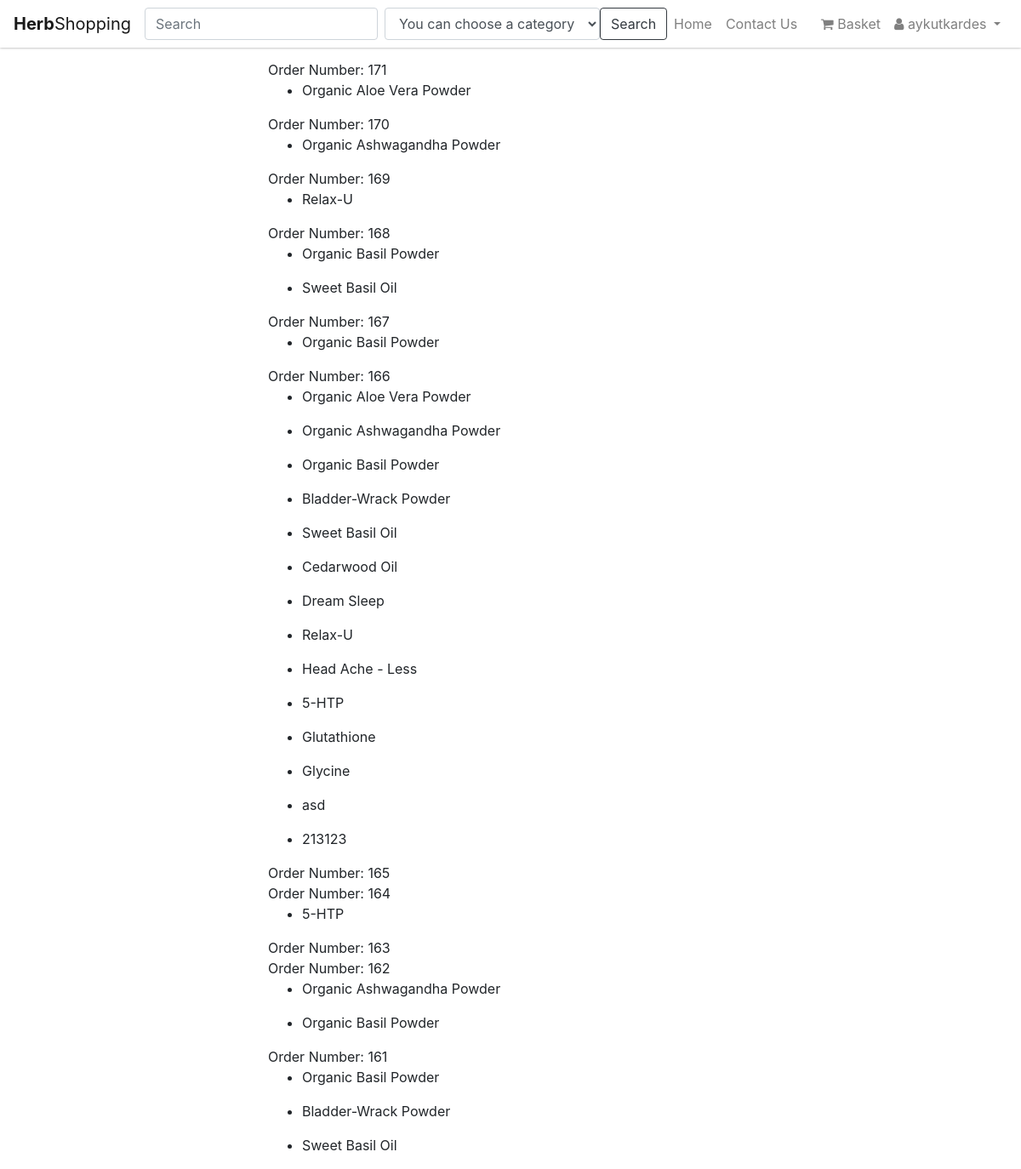
Screenshot of /my_orders/ (signed in) with the database file from the repository.
### apps/profiles/models.py (models this page shows, shortened)
class User(AbstractUser):
    user_type           = models.CharField(max_length=2, choices=USER_TYPE_CHOICES, default=CUSTOMER)
    adress              = models.CharField(max_length=220, null=True, blank=True)
    postcode            = models.PositiveSmallIntegerField(null=True, blank=True)
    country             = CountryField()

### apps/shop/models.py (models this page shows, shortened)
class Order(models.Model):
    owner           = models.ForeignKey(settings.AUTH_USER_MODEL, on_delete=models.CASCADE)
    shop_cart       = models.ForeignKey(ShoppingCart)
    order_items     = models.ManyToManyField(Item, blank=True, related_name='order_items')
    class Meta:
        ordering = ['-pk']

class Item(models.Model):
    owner           = models.ForeignKey(Distributor, on_delete=models.CASCADE)
    name            = models.CharField(max_length=200)
    slug            = models.SlugField(unique=True, blank=True)
    description     = models.TextField(default='')
    price           = models.IntegerField(default=0)
    sold            = models.IntegerField(default=0)
    weight          = models.IntegerField(default=0)
    stock           = models.IntegerField(default=0)
    is_approvaled   = models.BooleanField(default=False)
    is_updated      = models.BooleanField(default=False)
    is_deleted      = models.BooleanField(default=False)
    timestamp       = models.DateTimeField(auto_now_add=True)
    updated_date    = models.DateTimeField(auto_now=True)
    category        = models.ForeignKey(Category)
    related_product = models.ForeignKey('Item', null=True, blank=True)
    image           = models.ImageField(upload_to=item_upload_location, width_field='width_field', height_field='height_field')
    width_field     = models.IntegerField(default=0)
    height_field    = models.IntegerField(default=0)

### apps/shop/views.py (the view)
# urls.py: url(r'^my_orders/$', MyOrdersListView.as_view(), name='my_orders'),
class MyOrdersListView(LoginRequiredMixin, ListView):
    template_name = 'shop/my_orders.html'
    context_object_name = 'orders'
    def get_queryset(self):
        queryset = Order.objects.filter(owner=self.request.user)
        return queryset

### apps/shop/templates/shop/my_orders.html (shortened to what this page needs)
{% extends "base.html" %}
{% block content %}
  <div class="col-6 mx-auto">
    {% for order in orders %}
      Order Number: {{order.id}}<br>
      {% for item in order.order_items.all %}
      <ul>
        <li>{{item.name}}</li>
      </ul>
      {% endfor %}
    {% endfor %}
  </div>
{% endblock content %}

### apps/templates/include/nav.html (shortened to what this page needs)
{% load static %}
<nav class="navbar fixed-top navbar-expand-md navbar-light bg-light">
  <a class="navbar-brand" href="{% url 'shop:home' %}"><b>Herb</b>Shopping</a>
  <div class="collapse navbar-collapse" id="navbarSupportedContent">
    <form method="get" action="{% url 'shop:search' %}" class="form-inline">
      <input class="form-control mr-sm-2" type="search" name="search" placeholder="Search" aria-label="Search" value="{{request.GET.search}}">
      <div class="form-group">
        <select name="category" class="form-control" id="sel1">
          <option value="0">You can choose a category</option>
        </select>
      </div>
    <button class="btn btn-outline-dark my-2 my-sm-0" type="submit">Search</button>
    </form>
    <ul class="navbar-nav">
      <li class="nav-item"><a class="nav-link" href="/">Home</a></li>
      <li class="nav-item"><a class="nav-link" href="{% url 'shop:contact_us' %}">Contact Us</a></li>
    </ul>
    {% if user.is_authenticated %}
    <ul class="navbar-nav ml-auto">
      {% if user.user_type == '4' %}
      <li class="nav-item">
        <a class="nav-link" href="{% url 'shop:cart' %}">
          <i class="fa fa-shopping-cart" aria-hidden="true"></i> Basket
        </a>
      </li>
      {% endif %}
      <li class="nav-item dropdown">
        <a class="nav-link dropdown-toggle" href="#" id="navbarDropdownMenuLink" data-toggle="dropdown" aria-haspopup="true" aria-expanded="false">
          <i class="fa fa-user"></i> {{ request.user }} </a>
      </li>
    </ul>
  </div>
  {% else %}
  <ul class="navbar-nav ml-auto">
    <li class="nav-item"><a class="nav-link" href="{% url 'users:login' %}">Sign In</a></li>
    <li class="nav-item"><a class="nav-link" href="{% url 'users:register' %}">Sign Up</a></li>
  </ul>
  {% endif %}
</nav>

### ms/static/se301/css/style.css (style rules this page uses)
html { overflow-y: scroll; }
body { margin-top: 70px; }
.navbar { -webkit-box-shadow: 0 0px 3px 0px #999; -moz-box-shadow: 0 0px 3px 0px #999; box-shadow: 0 0px 3px 0px #999; background-color: #FFF !important; }
html { font-size: 1rem; }

### rows the page displays
User: user "aykutkardes"
Order: id "171"
Item: name "Organic Aloe Vera Powder"
Order: id "170"
Item: name "Organic Ashwagandha Powder"
Order: id "169"
Item: name "Relax-U"
Order: id "168"
Item: name "Organic Basil Powder"
Item: name "Sweet Basil Oil"
Order: id "167"
Order: id "166"
Item: name "Bladder-Wrack Powder"
Item: name "Cedarwood Oil"
Item: name "Dream Sleep"
Item: name "Head Ache - Less"
Item: name "5-HTP"
Item: name "Glutathione"
Item: name "Glycine"
Item: name "asd"
Item: name "213123"
Order: id "165"
Order: id "164"
Order: id "163"
Order: id "162"
Order: id "161"
